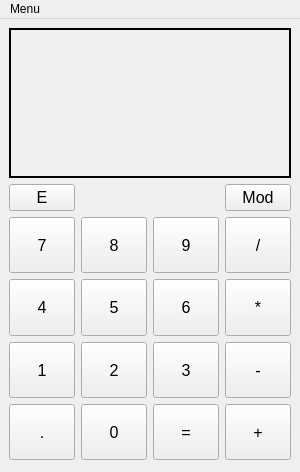
<?xml version="1.0" encoding="UTF-8"?>
<ui version="4.0">
 <class>MainWindow</class>
 <widget class="QMainWindow" name="MainWindow">
  <property name="geometry">
   <rect>
    <x>0</x>
    <y>0</y>
    <width>300</width>
    <height>472</height>
   </rect>
  </property>
  <property name="minimumSize">
   <size>
    <width>300</width>
    <height>472</height>
   </size>
  </property>
  <property name="maximumSize">
   <size>
    <width>300</width>
    <height>472</height>
   </size>
  </property>
  <property name="windowTitle">
   <string>MainWindow</string>
  </property>
  <widget class="QWidget" name="centralwidget">
   <property name="minimumSize">
    <size>
     <width>300</width>
     <height>450</height>
    </size>
   </property>
   <property name="maximumSize">
    <size>
     <width>300</width>
     <height>450</height>
    </size>
   </property>
   <layout class="QVBoxLayout" name="verticalLayout_2">
    <item>
     <widget class="QLabel" name="Display">
      <property name="sizePolicy">
       <sizepolicy hsizetype="Expanding" vsizetype="Expanding">
        <horstretch>0</horstretch>
        <verstretch>0</verstretch>
       </sizepolicy>
      </property>
      <property name="maximumSize">
       <size>
        <width>16777215</width>
        <height>150</height>
       </size>
      </property>
      <property name="font">
       <font>
        <pointsize>25</pointsize>
       </font>
      </property>
      <property name="frameShape">
       <enum>QFrame::Shape::WinPanel</enum>
      </property>
      <property name="lineWidth">
       <number>1</number>
      </property>
      <property name="text">
       <string/>
      </property>
      <property name="textFormat">
       <enum>Qt::TextFormat::PlainText</enum>
      </property>
      <property name="scaledContents">
       <bool>false</bool>
      </property>
      <property name="alignment">
       <set>Qt::AlignmentFlag::AlignBottom|Qt::AlignmentFlag::AlignRight|Qt::AlignmentFlag::AlignTrailing</set>
      </property>
      <property name="wordWrap">
       <bool>false</bool>
      </property>
      <property name="margin">
       <number>10</number>
      </property>
     </widget>
    </item>
    <item>
     <layout class="QGridLayout" name="gridLayout">
      <item row="3" column="1">
       <widget class="QPushButton" name="FiveButton">
        <property name="sizePolicy">
         <sizepolicy hsizetype="Expanding" vsizetype="Expanding">
          <horstretch>0</horstretch>
          <verstretch>0</verstretch>
         </sizepolicy>
        </property>
        <property name="font">
         <font>
          <pointsize>12</pointsize>
         </font>
        </property>
        <property name="text">
         <string>5</string>
        </property>
       </widget>
      </item>
      <item row="2" column="2">
       <widget class="QPushButton" name="NineButton">
        <property name="sizePolicy">
         <sizepolicy hsizetype="Expanding" vsizetype="Expanding">
          <horstretch>0</horstretch>
          <verstretch>0</verstretch>
         </sizepolicy>
        </property>
        <property name="font">
         <font>
          <pointsize>12</pointsize>
         </font>
        </property>
        <property name="text">
         <string>9</string>
        </property>
       </widget>
      </item>
      <item row="4" column="4">
       <widget class="QPushButton" name="SubButton">
        <property name="sizePolicy">
         <sizepolicy hsizetype="Expanding" vsizetype="Expanding">
          <horstretch>0</horstretch>
          <verstretch>0</verstretch>
         </sizepolicy>
        </property>
        <property name="font">
         <font>
          <pointsize>12</pointsize>
         </font>
        </property>
        <property name="text">
         <string>-</string>
        </property>
       </widget>
      </item>
      <item row="0" column="4">
       <widget class="QPushButton" name="ModButton">
        <property name="font">
         <font>
          <pointsize>12</pointsize>
         </font>
        </property>
        <property name="text">
         <string>Mod</string>
        </property>
       </widget>
      </item>
      <item row="5" column="1">
       <widget class="QPushButton" name="ZeroButton">
        <property name="sizePolicy">
         <sizepolicy hsizetype="Expanding" vsizetype="Expanding">
          <horstretch>0</horstretch>
          <verstretch>0</verstretch>
         </sizepolicy>
        </property>
        <property name="font">
         <font>
          <pointsize>12</pointsize>
         </font>
        </property>
        <property name="text">
         <string>0</string>
        </property>
       </widget>
      </item>
      <item row="2" column="4">
       <widget class="QPushButton" name="DivButton">
        <property name="sizePolicy">
         <sizepolicy hsizetype="Expanding" vsizetype="Expanding">
          <horstretch>0</horstretch>
          <verstretch>0</verstretch>
         </sizepolicy>
        </property>
        <property name="font">
         <font>
          <pointsize>12</pointsize>
         </font>
        </property>
        <property name="text">
         <string>/</string>
        </property>
       </widget>
      </item>
      <item row="5" column="4">
       <widget class="QPushButton" name="PlusButton">
        <property name="sizePolicy">
         <sizepolicy hsizetype="Expanding" vsizetype="Expanding">
          <horstretch>0</horstretch>
          <verstretch>0</verstretch>
         </sizepolicy>
        </property>
        <property name="font">
         <font>
          <pointsize>12</pointsize>
         </font>
        </property>
        <property name="text">
         <string>+</string>
        </property>
       </widget>
      </item>
      <item row="4" column="2">
       <widget class="QPushButton" name="ThreeButton">
        <property name="sizePolicy">
         <sizepolicy hsizetype="Expanding" vsizetype="Expanding">
          <horstretch>0</horstretch>
          <verstretch>0</verstretch>
         </sizepolicy>
        </property>
        <property name="font">
         <font>
          <pointsize>12</pointsize>
         </font>
        </property>
        <property name="text">
         <string>3</string>
        </property>
       </widget>
      </item>
      <item row="2" column="1">
       <widget class="QPushButton" name="EightButton">
        <property name="sizePolicy">
         <sizepolicy hsizetype="Expanding" vsizetype="Expanding">
          <horstretch>0</horstretch>
          <verstretch>0</verstretch>
         </sizepolicy>
        </property>
        <property name="font">
         <font>
          <pointsize>12</pointsize>
         </font>
        </property>
        <property name="text">
         <string>8</string>
        </property>
       </widget>
      </item>
      <item row="3" column="0">
       <widget class="QPushButton" name="FourButton">
        <property name="sizePolicy">
         <sizepolicy hsizetype="Expanding" vsizetype="Expanding">
          <horstretch>0</horstretch>
          <verstretch>0</verstretch>
         </sizepolicy>
        </property>
        <property name="font">
         <font>
          <pointsize>12</pointsize>
         </font>
        </property>
        <property name="text">
         <string>4</string>
        </property>
       </widget>
      </item>
      <item row="2" column="0">
       <widget class="QPushButton" name="SevenButton">
        <property name="sizePolicy">
         <sizepolicy hsizetype="Expanding" vsizetype="Expanding">
          <horstretch>0</horstretch>
          <verstretch>0</verstretch>
         </sizepolicy>
        </property>
        <property name="font">
         <font>
          <pointsize>12</pointsize>
         </font>
        </property>
        <property name="text">
         <string>7</string>
        </property>
       </widget>
      </item>
      <item row="0" column="0">
       <widget class="QPushButton" name="EraseButton">
        <property name="font">
         <font>
          <pointsize>12</pointsize>
         </font>
        </property>
        <property name="text">
         <string>E</string>
        </property>
       </widget>
      </item>
      <item row="4" column="1">
       <widget class="QPushButton" name="TwoButton">
        <property name="sizePolicy">
         <sizepolicy hsizetype="Expanding" vsizetype="Expanding">
          <horstretch>0</horstretch>
          <verstretch>0</verstretch>
         </sizepolicy>
        </property>
        <property name="font">
         <font>
          <pointsize>12</pointsize>
         </font>
        </property>
        <property name="text">
         <string>2</string>
        </property>
       </widget>
      </item>
      <item row="4" column="0">
       <widget class="QPushButton" name="OneButton">
        <property name="sizePolicy">
         <sizepolicy hsizetype="Expanding" vsizetype="Expanding">
          <horstretch>0</horstretch>
          <verstretch>0</verstretch>
         </sizepolicy>
        </property>
        <property name="font">
         <font>
          <pointsize>12</pointsize>
         </font>
        </property>
        <property name="text">
         <string>1</string>
        </property>
       </widget>
      </item>
      <item row="3" column="4">
       <widget class="QPushButton" name="MulButton">
        <property name="sizePolicy">
         <sizepolicy hsizetype="Expanding" vsizetype="Expanding">
          <horstretch>0</horstretch>
          <verstretch>0</verstretch>
         </sizepolicy>
        </property>
        <property name="font">
         <font>
          <pointsize>12</pointsize>
         </font>
        </property>
        <property name="text">
         <string>*</string>
        </property>
       </widget>
      </item>
      <item row="5" column="0">
       <widget class="QPushButton" name="CommaButton">
        <property name="sizePolicy">
         <sizepolicy hsizetype="Expanding" vsizetype="Expanding">
          <horstretch>0</horstretch>
          <verstretch>0</verstretch>
         </sizepolicy>
        </property>
        <property name="font">
         <font>
          <pointsize>12</pointsize>
         </font>
        </property>
        <property name="text">
         <string>.</string>
        </property>
       </widget>
      </item>
      <item row="3" column="2">
       <widget class="QPushButton" name="SixButton">
        <property name="sizePolicy">
         <sizepolicy hsizetype="Expanding" vsizetype="Expanding">
          <horstretch>0</horstretch>
          <verstretch>0</verstretch>
         </sizepolicy>
        </property>
        <property name="font">
         <font>
          <pointsize>12</pointsize>
         </font>
        </property>
        <property name="text">
         <string>6</string>
        </property>
       </widget>
      </item>
      <item row="5" column="2">
       <widget class="QPushButton" name="EquButton">
        <property name="sizePolicy">
         <sizepolicy hsizetype="Expanding" vsizetype="Expanding">
          <horstretch>0</horstretch>
          <verstretch>0</verstretch>
         </sizepolicy>
        </property>
        <property name="font">
         <font>
          <pointsize>12</pointsize>
         </font>
        </property>
        <property name="text">
         <string>=</string>
        </property>
       </widget>
      </item>
     </layout>
    </item>
   </layout>
  </widget>
  <widget class="QMenuBar" name="menuBar">
   <property name="geometry">
    <rect>
     <x>0</x>
     <y>0</y>
     <width>300</width>
     <height>22</height>
    </rect>
   </property>
   <widget class="QMenu" name="menuMenu">
    <property name="title">
     <string>Menu</string>
    </property>
    <addaction name="actionO_autorze"/>
   </widget>
   <addaction name="menuMenu"/>
  </widget>
  <action name="actionO_autorze">
   <property name="text">
    <string>O autorze</string>
   </property>
  </action>
 </widget>
 <resources/>
 <connections/>
</ui>
